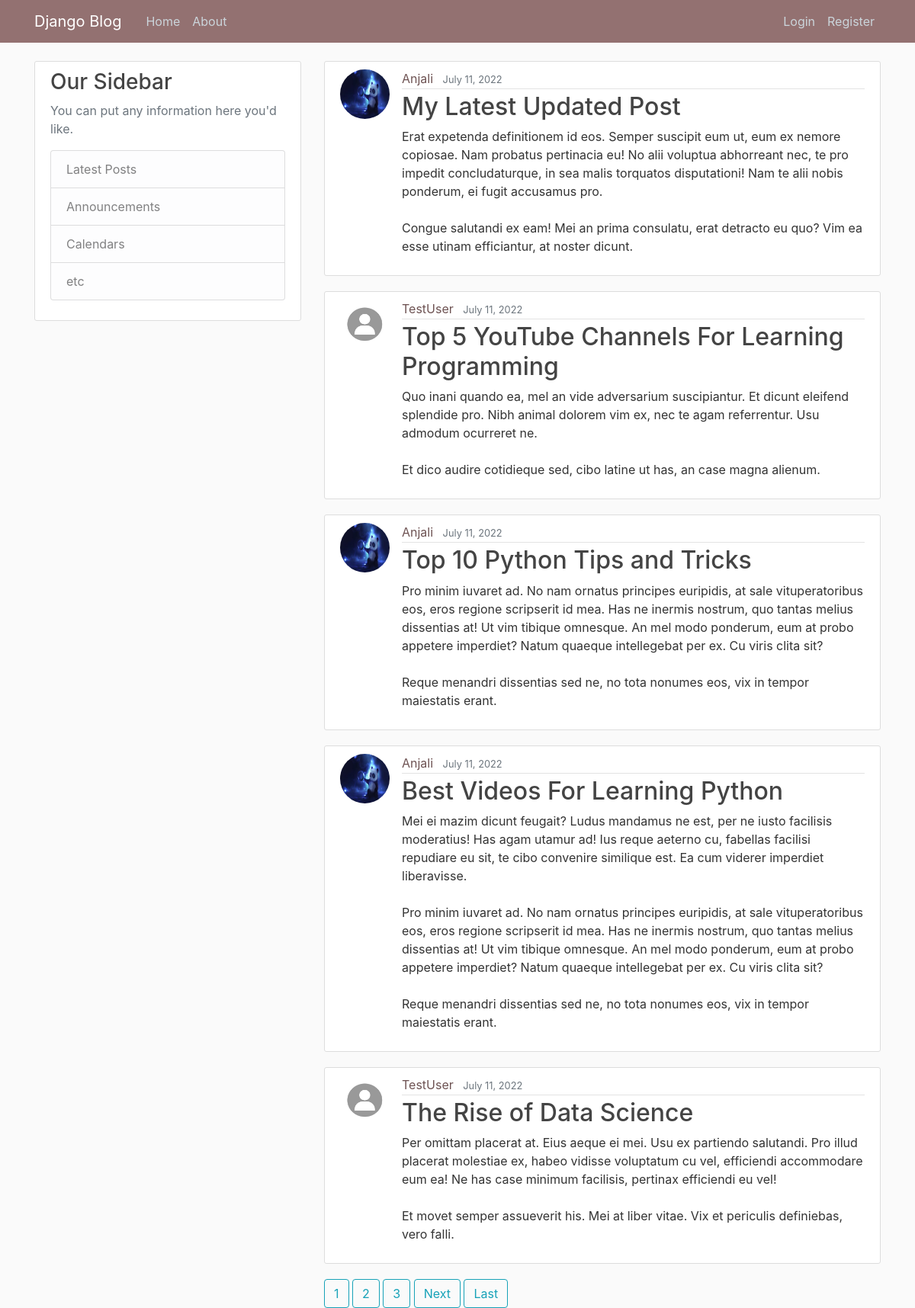
The page / on the database its author committed.
### blogs/models.py (models this page shows, shortened)
class Post(models.Model):
    title = models.CharField(max_length = 100)
    content = models.TextField()
    date_posted = models.DateTimeField(default = timezone.now)
    author = models.ForeignKey(User, on_delete = models.CASCADE)

### users/models.py (models this page shows, shortened)
class Profile(models.Model):
    user = models.OneToOneField(User, on_delete=models.CASCADE)
    image = models.ImageField(default = 'defaultimg.jpg', upload_to='profilePics')

### blogs/views.py (the view)
# urls.py: path('', PostListView.as_view(), name='blog-home'),
class PostListView(ListView):
    model = Post
    template_name = 'blogs/home.html'
    context_object_name = 'posts'
    ordering = '-date_posted'
    paginate_by = '5'

### blogs/templates/blogs/home.html (shortened to what this page needs)
{% extends 'blogs/base.html' %}
{% block content %}
    {% for post in posts %}
        <article class="media content-section">
            <img class="article-img rounded-circle" src="{{ post.author.profile.image.url }}">
            <div class="media-body">
                <div class="article-metadata">
                    <a class="mr-2" href="{% url 'user-posts' post.author.username%}">{{ post.author }}</a>
                    <small class="text-muted">{{ post.date_posted|date:"F d, Y"}}</small>
                </div>
                <h2><a class="article-title" href="{% url 'post-detail' post.id %}">{{ post.title }}</a></h2>
                <p class="article-content">{{ post.content }}</p>
            </div>
        </article>
    {% endfor %}
    {% if is_paginated %}
        {% for num in page_obj.paginator.page_range %}
            {% if num == paje_obj.number %}
                <a class="btn btn-info mb4" href="?page={{ num }}">{{num}}</a>
            {%elif num > page_obj.number|add:'-3' and num < page_obj.number|add:'3' %}
                <a class="btn btn-outline-info mb4" href="?page={{ num }}">{{num}}</a>
            {% endif %}
        {% endfor %}
        {%if page_obj.has_next %}
            <a class="btn btn-outline-info mb4" href="?page={{ page_obj.next_page_number }}">Next</a>
            <a class="btn btn-outline-info mb4" href="?page={{ page_obj.paginator.num_pages }}">Last</a>
        {% endif %}
    {% endif %}
{% endblock content %}

### blogs/templates/blogs/base.html (shortened to what this page needs)
{% load static %}
<!DOCTYPE html>
<html lang="en">
<head>
    <link rel="stylesheet" href="https://cdn.jsdelivr.net/npm/bootstrap@4.0.0/dist/css/bootstrap.min.css">
    <link rel="stylesheet" type="text/css" href="{% static 'blogs/base.css' %}">
</head>
<body>
    <header class="site-header">
        <nav class="navbar navbar-expand-md navbar-dark bg-steel fixed-top">
          <div class="container">
            <a class="navbar-brand mr-4" href="{% url 'blog-home' %}">Django Blog</a>
            <div class="collapse navbar-collapse" id="navbarToggle">
              <div class="navbar-nav mr-auto">
                <a class="nav-item nav-link" href="{% url 'blog-home' %}">Home</a>
                <a class="nav-item nav-link" href="{% url 'blog-about' %}">About</a>
              </div>
              <div class="navbar-nav">
                {% if user.is_authenticated %}
                  <a class="nav-item nav-link" href="{% url 'profile' %}">Profile</a>
                  <a class="nav-item nav-link" href="{% url 'post-create' %}">New Post</a>
                  <a class="nav-item nav-link" href="{% url 'logout' %}">Logout</a>
                {% else %}
                  <a class="nav-item nav-link" href="{% url 'login' %}">Login</a>
                  <a class="nav-item nav-link" href="{% url 'register' %}">Register</a>
                {% endif %}
              </div>
            </div>
          </div>
        </nav>
      </header>
      <main role="main" class="container">
        <div class="row">
          <div class="col-md-4">
            <div class="content-section">
              <h3>Our Sidebar</h3>
              <p class='text-muted'>You can put any information here you'd like.
                <ul class="list-group">
                  <li class="list-group-item list-group-item-light">Latest Posts</li>
                  <li class="list-group-item list-group-item-light">Announcements</li>
                  <li class="list-group-item list-group-item-light">Calendars</li>
                  <li class="list-group-item list-group-item-light">etc</li>
                </ul>
              </p>
            </div>
          </div>
          <div class="col-md-8">
            {% block content %}{% endblock %}
          </div>
        </div>
      </main>
</body>
</html>

### blogs/static/blogs/base.css (style rules this page uses)
body { background: #fafafa; color: #333333; margin-top: 5rem; }
h1, h2, h3, h4, h5, h6 { color: #444444; }
ul { margin: 0; }
.bg-steel { background-color: #937171; }
.site-header .navbar-nav .nav-link { color: #cbd5db; }
.content-section { background: #ffffff; padding: 10px 20px; border: 1px solid #dddddd; border-radius: 3px; margin-bottom: 20px; }
.article-title { color: #444444; }
.article-content { white-space: pre-line; }
.article-img { height: 65px; width: 65px; margin-right: 16px; }
.article-metadata { padding-bottom: 1px; margin-bottom: 4px; border-bottom: 1px solid #e3e3e3 }
.article-metadata a { color : #6e5353 }

### rows shown on the page
Post: author.profile.image (picture), author "Anjali", date_posted "July 11, 2022", title "My Latest Updated Post", content "Erat expetenda definitionem id eos. Semper suscipit eum ut, eum ex nemore copiosae. Nam probatus pertinacia eu! No alii voluptua abhorreant nec, te pro impedit concludaturque, in sea malis torquatos disputationi! Nam te alii nobis ponderum, ei fugit accusamus pro. Congue salutandi ex eam! Mei an prima consulatu, erat detracto eu quo? Vim ea esse utinam efficiantur, at noster dicunt."
Post: author.profile.image (placeholder picture), author "TestUser", date_posted "July 11, 2022", title "Top 5 YouTube Channels For Learning Programming", content "Quo inani quando ea, mel an vide adversarium suscipiantur. Et dicunt eleifend splendide pro. Nibh animal dolorem vim ex, nec te agam referrentur. Usu admodum ocurreret ne. Et dico audire cotidieque sed, cibo latine ut has, an case magna alienum."
Post: author.profile.image (picture), author "Anjali", date_posted "July 11, 2022", title "Top 10 Python Tips and Tricks", content "Pro minim iuvaret ad. No nam ornatus principes euripidis, at sale vituperatoribus eos, eros regione scripserit id mea. Has ne inermis nostrum, quo tantas melius dissentias at! Ut vim tibique omnesque. An mel modo ponderum, eum at probo appetere imperdiet? Natum quaeque intellegebat per ex. Cu viris clita sit? Reque menandri dissentias sed ne, no tota nonumes eos, vix in tempor maiestatis erant."
Post: author.profile.image (picture), author "Anjali", date_posted "July 11, 2022", title "Best Videos For Learning Python", content "Mei ei mazim dicunt feugait? Ludus mandamus ne est, per ne iusto facilisis moderatius! Has agam utamur ad! Ius reque aeterno cu, fabellas facilisi repudiare eu sit, te cibo convenire similique est. Ea cum viderer imperdiet liberavisse. Pro minim iuvaret ad. No nam ornatus principes euripidis, at sale vituperatoribus eos, eros regione scripserit id mea. Has ne inermis nostrum, quo tantas melius dissentias at! Ut vim tibique omnesque. An mel modo ponderum, eum at probo appetere imperdiet? Natum quaeque intellegebat per ex. Cu viris clita sit? Reque menandri dissentias sed ne, no tota nonumes eos, vix in tempor maiestatis erant."
Post: author.profile.image (placeholder picture), author "TestUser", date_posted "July 11, 2022", title "The Rise of Data Science", content "Per omittam placerat at. Eius aeque ei mei. Usu ex partiendo salutandi. Pro illud placerat molestiae ex, habeo vidisse voluptatum cu vel, efficiendi accommodare eum ea! Ne has case minimum facilisis, pertinax efficiendi eu vel! Et movet semper assueverit his. Mei at liber vitae. Vix et periculis definiebas, vero falli."

### other values the page prints
{{ num }} "1" "2" "3"
